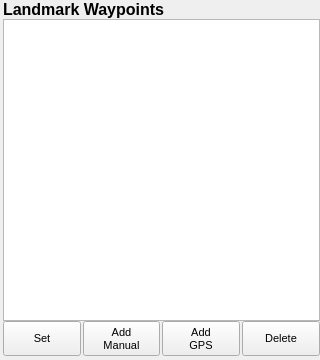
           <widget class="QWidget" name="widget_2" native="true">
            <property name="sizePolicy">
             <sizepolicy hsizetype="Fixed" vsizetype="Fixed">
              <horstretch>0</horstretch>
              <verstretch>0</verstretch>
             </sizepolicy>
            </property>
            <property name="minimumSize">
             <size>
              <width>320</width>
              <height>360</height>
             </size>
            </property>
            <property name="maximumSize">
             <size>
              <width>320</width>
              <height>360</height>
             </size>
            </property>
            <layout class="QGridLayout" name="gridLayout_3">
             <property name="leftMargin">
              <number>3</number>
             </property>
             <property name="topMargin">
              <number>0</number>
             </property>
             <property name="rightMargin">
              <number>0</number>
             </property>
             <property name="bottomMargin">
              <number>0</number>
             </property>
             <property name="spacing">
              <number>0</number>
             </property>
             <item row="0" column="0">
              <layout class="QVBoxLayout" name="verticalLayout_5">
               <property name="spacing">
                <number>0</number>
               </property>
               <item>
                <widget class="QLabel" name="label_3">
                 <property name="font">
                  <font>
                   <pointsize>12</pointsize>
                   <weight>75</weight>
                   <bold>true</bold>
                  </font>
                 </property>
                 <property name="text">
                  <string>Landmark Waypoints</string>
                 </property>
                </widget>
               </item>
               <item>
                <widget class="QTableWidget" name="landmark_waypoints_table_widget">
                 <property name="sizePolicy">
                  <sizepolicy hsizetype="Expanding" vsizetype="Expanding">
                   <horstretch>0</horstretch>
                   <verstretch>0</verstretch>
                  </sizepolicy>
                 </property>
                 <property name="minimumSize">
                  <size>
                   <width>0</width>
                   <height>0</height>
                  </size>
                 </property>
                 <property name="maximumSize">
                  <size>
                   <width>16777215</width>
                   <height>9999999</height>
                  </size>
                 </property>
                 <property name="styleSheet">
                  <string notr="true"/>
                 </property>
                 <property name="horizontalScrollBarPolicy">
                  <enum>Qt::ScrollBarAlwaysOff</enum>
                 </property>
                 <property name="alternatingRowColors">
                  <bool>false</bool>
                 </property>
                 <property name="selectionMode">
                  <enum>QAbstractItemView::ExtendedSelection</enum>
                 </property>
                 <property name="selectionBehavior">
                  <enum>QAbstractItemView::SelectRows</enum>
                 </property>
                 <property name="sortingEnabled">
                  <bool>false</bool>
                 </property>
                 <property name="cornerButtonEnabled">
                  <bool>false</bool>
                 </property>
                 <attribute name="horizontalHeaderVisible">
                  <bool>false</bool>
                 </attribute>
                 <attribute name="horizontalHeaderCascadingSectionResizes">
                  <bool>false</bool>
                 </attribute>
                 <attribute name="horizontalHeaderDefaultSectionSize">
                  <number>59</number>
                 </attribute>
                 <attribute name="horizontalHeaderMinimumSectionSize">
                  <number>53</number>
                 </attribute>
                 <attribute name="verticalHeaderVisible">
                  <bool>false</bool>
                 </attribute>
                 <attribute name="verticalHeaderCascadingSectionResizes">
                  <bool>false</bool>
                 </attribute>
                 <attribute name="verticalHeaderDefaultSectionSize">
                  <number>30</number>
                 </attribute>
                 <column>
                  <property name="text">
                   <string>Name</string>
                  </property>
                 </column>
                 <column>
                  <property name="text">
                   <string>Lat</string>
                  </property>
                 </column>
                 <column>
                  <property name="text">
                   <string>Lon</string>
                  </property>
                 </column>
                 <column>
                  <property name="text">
                   <string>Color</string>
                  </property>
                 </column>
                </widget>
               </item>
               <item>
                <layout class="QHBoxLayout" name="horizontalLayout_9">
                 <property name="spacing">
                  <number>2</number>
                 </property>
                 <property name="bottomMargin">
                  <number>4</number>
                 </property>
                 <item>
                  <widget class="QPushButton" name="landmark_waypoints_set_button">
                   <property name="sizePolicy">
                    <sizepolicy hsizetype="Fixed" vsizetype="Fixed">
                     <horstretch>0</horstretch>
                     <verstretch>0</verstretch>
                    </sizepolicy>
                   </property>
                   <property name="minimumSize">
                    <size>
                     <width>65</width>
                     <height>35</height>
                    </size>
                   </property>
                   <property name="font">
                    <font>
                     <pointsize>8</pointsize>
                    </font>
                   </property>
                   <property name="styleSheet">
                    <string notr="true"/>
                   </property>
                   <property name="text">
                    <string>Set</string>
                   </property>
                  </widget>
                 </item>
                 <item>
                  <widget class="QPushButton" name="landmark_waypoints_add_manual_button">
                   <property name="sizePolicy">
                    <sizepolicy hsizetype="Fixed" vsizetype="Fixed">
                     <horstretch>0</horstretch>
                     <verstretch>0</verstretch>
                    </sizepolicy>
                   </property>
                   <property name="minimumSize">
                    <size>
                     <width>65</width>
                     <height>35</height>
                    </size>
                   </property>
                   <property name="font">
                    <font>
                     <pointsize>8</pointsize>
                    </font>
                   </property>
                   <property name="styleSheet">
                    <string notr="true"/>
                   </property>
                   <property name="text">
                    <string>Add
Manual</string>
                   </property>
                  </widget>
                 </item>
                 <item>
                  <widget class="QPushButton" name="landmark_waypoints_add_gps_button">
                   <property name="sizePolicy">
                    <sizepolicy hsizetype="Fixed" vsizetype="Fixed">
                     <horstretch>0</horstretch>
                     <verstretch>0</verstretch>
                    </sizepolicy>
                   </property>
                   <property name="minimumSize">
                    <size>
                     <width>65</width>
                     <height>35</height>
                    </size>
                   </property>
                   <property name="font">
                    <font>
                     <pointsize>8</pointsize>
                    </font>
                   </property>
                   <property name="styleSheet">
                    <string notr="true"/>
                   </property>
                   <property name="text">
                    <string>Add
GPS</string>
                   </property>
                  </widget>
                 </item>
                 <item>
                  <widget class="QPushButton" name="landmark_waypoints_delete_button">
                   <property name="sizePolicy">
                    <sizepolicy hsizetype="Fixed" vsizetype="Fixed">
                     <horstretch>0</horstretch>
                     <verstretch>0</verstretch>
                    </sizepolicy>
                   </property>
                   <property name="minimumSize">
                    <size>
                     <width>65</width>
                     <height>35</height>
                    </size>
                   </property>
                   <property name="font">
                    <font>
                     <pointsize>8</pointsize>
                    </font>
                   </property>
                   <property name="styleSheet">
                    <string notr="true"/>
                   </property>
                   <property name="text">
                    <string>Delete</string>
                   </property>
                  </widget>
                 </item>
                </layout>
               </item>
              </layout>
             </item>
            </layout>
           </widget>
